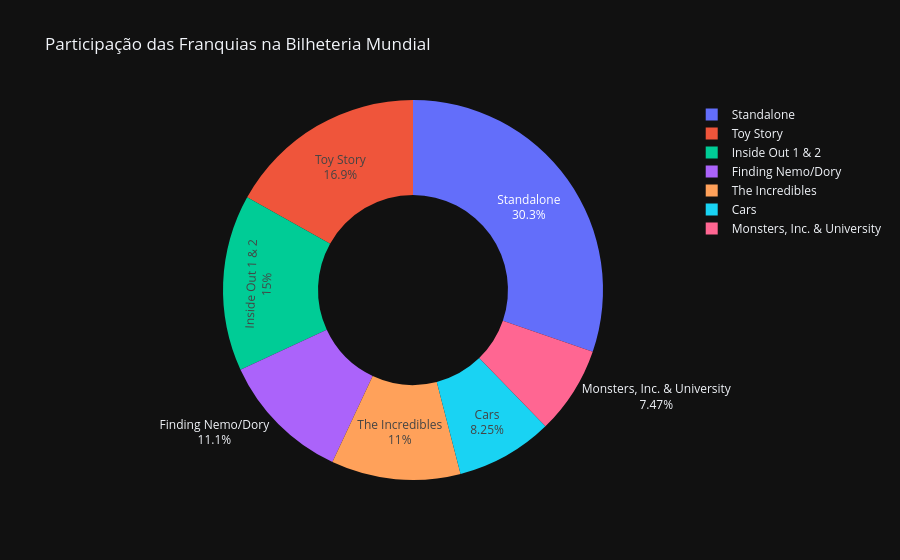

Notebook code for this chart:
### Markdown cell above
8. As franquias representam quanto da bilheteria mundial?

### Code cell
# df_donut = df_sunburst[
#     df_sunburst['franchise'] != 'Standalone'
# ]

df_sunburst = (
    df_sunburst
    .groupby('franchise', as_index=False)['box_office_worldwide']
    .sum()
)

fig = px.pie(
    df_sunburst,
    names='franchise',
    values='box_office_worldwide',
    hole=0.5,
    template='plotly_dark',
    title='Participação das Franquias na Bilheteria Mundial'
)

fig.update_traces(
    textinfo='percent+label'
)
fig.write_image('../imgs/08.Participacao_Franquia.png')
fig.show()

### Figure 1 — Plotly figure (JSON) as saved in the notebook; plotly's stock layout.template omitted (floating-point values rounded to 4 significant figures)
{"data": [{"domain": {"x": [0, 1], "y": [0, 1]}, "hole": 0.5, "hovertemplate": "franchise=%{label}<br>box_office_worldwide=%{value}<extra></extra>", "labels": ["Cars", "Finding Nemo/Dory", "Inside Out 1 & 2", "Monsters, Inc. & University", "Standalone", "The Incredibles", "Toy Story"], "legendgroup": "", "name": "", "showlegend": true, "textinfo": "percent+label", "type": "pie", "values": [1405766201, 1899585867, 2555642139, 1272332857, 5156878429, 1874247451, 2878147992]}], "layout": {"legend": {"tracegroupgap": 0}, "title": {"text": "Participação das Franquias na Bilheteria Mundial"}}}
